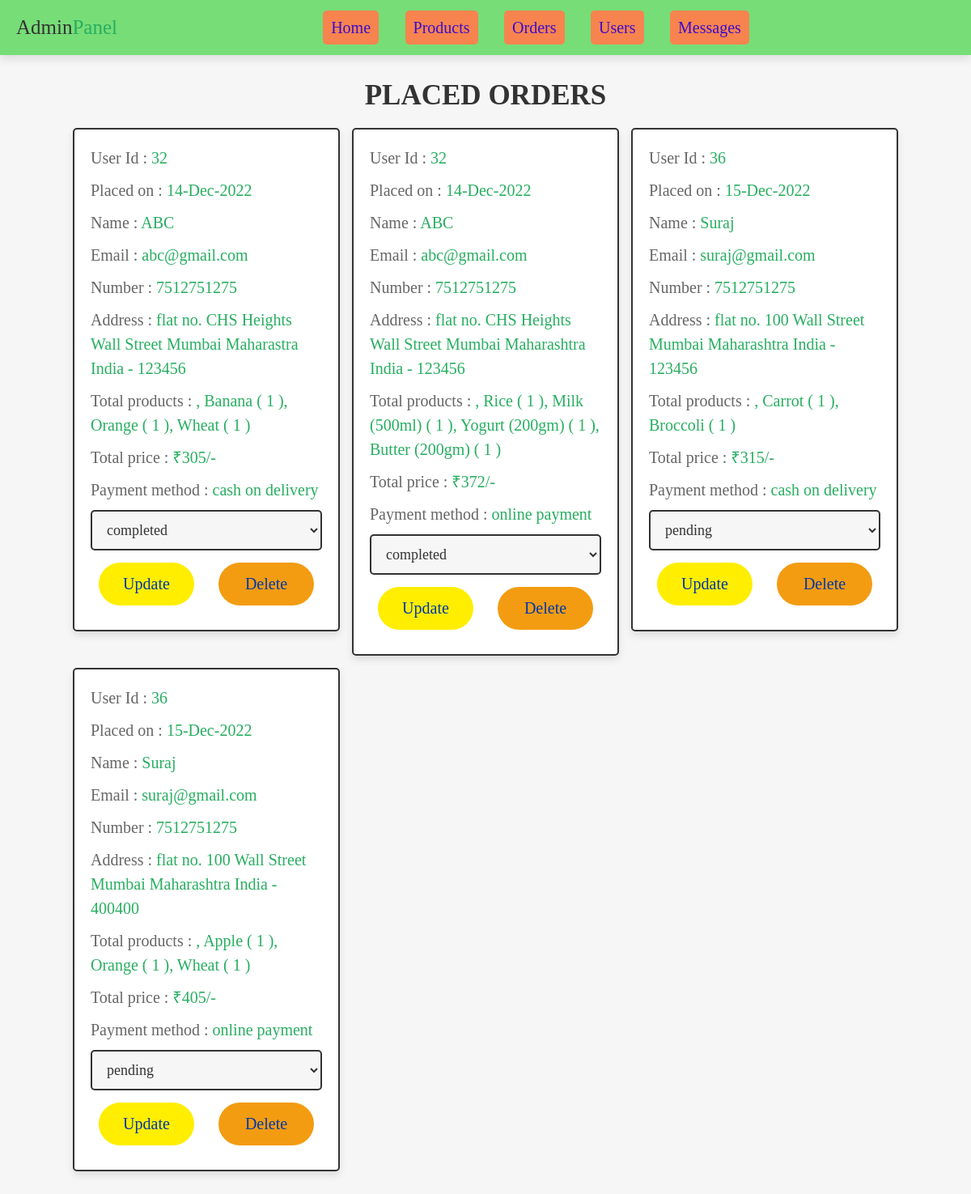
Screenshot of /admin_orders.php with the database file from the repository.
### tables this page shows
CREATE TABLE `orders` (
  `id` int(100) NOT NULL,
  `user_id` int(100) NOT NULL,
  `name` varchar(100) NOT NULL,
  `number` varchar(12) NOT NULL,
  `email` varchar(100) NOT NULL,
  `method` varchar(50) NOT NULL,
  `address` varchar(500) NOT NULL,
  `total_products` varchar(1000) NOT NULL,
  `total_price` int(100) NOT NULL,
  `placed_on` varchar(50) NOT NULL,
  `payment_status` varchar(20) NOT NULL DEFAULT 'pending',
  `delivery_status` varchar(20) NOT NULL DEFAULT 'pending'
);

### admin_orders.php (the view, shortened to what this page needs)
<?php
@include 'config.php';
?>
<!DOCTYPE html>
<html lang="en">
<head>
   <link rel="stylesheet" href="https://cdnjs.cloudflare.com/ajax/libs/font-awesome/6.1.1/css/all.min.css">
   <link rel="stylesheet" href="css/admin_style.css">
</head>
<body>
<?php include 'admin_header.php'; ?>
<section class="placed-orders">
   <h1 class="title">placed orders</h1>
   <div class="box-container">
      <?php
         $select_orders = $conn->prepare("SELECT * FROM `orders`");
         $select_orders->execute();
         if($select_orders->rowCount() > 0){
            while($fetch_orders = $select_orders->fetch(PDO::FETCH_ASSOC)){
      ?>
      <div class="box">
         <p> User Id : <span><?= $fetch_orders['user_id']; ?></span> </p>
         <p> Placed on : <span><?= $fetch_orders['placed_on']; ?></span> </p>
         <p> Name : <span><?= $fetch_orders['name']; ?></span> </p>
         <p> Email : <span><?= $fetch_orders['email']; ?></span> </p>
         <p> Number : <span><?= $fetch_orders['number']; ?></span> </p>
         <p> Address : <span><?= $fetch_orders['address']; ?></span> </p>
         <p> Total products : <span><?= $fetch_orders['total_products']; ?></span> </p>
         <p> Total price : <span>₹<?= $fetch_orders['total_price']; ?>/-</span> </p>
         <p> Payment method : <span><?= $fetch_orders['method']; ?></span> </p>
         <form action="" method="POST">
            <select name="update_delivery" class="drop-down">
               <option value="" selected disabled><?= $fetch_orders['delivery_status']; ?></option>
            </select>
            <div class="flex-btn">
               <input type="submit" name="update_order" class="option-btn" value="update">
               <a href="admin_orders.php?delete=<?= $fetch_orders['id']; ?>" class="delete-btn" onclick="return confirm('delete this order?');">delete</a>
            </div>
         </form>
      </div>
      <?php
         }
      }else{
         echo '<p class="empty">no orders placed yet!</p>';
      }
      ?>
   </div>
</section>
</body>
</html>

### css/admin_style.css (style rules this page uses)
.placed-orders .box-container { display: grid; grid-template-columns: repeat(auto-fit, 33rem); gap:1.5rem; align-items: flex-start; justify-content:center; }
.placed-orders .box-container .box { border:var(--border); box-shadow: var(--box-shadow); background-color: var(--white); border-radius: .5rem; padding:2rem; }
.placed-orders .box-container .box p { margin-bottom: 1rem; line-height: 1.5; font-size: 2rem; color:var(--light-color); }
.placed-orders .box-container .box p span { color:var(--green); }
.placed-orders .box-container .box .drop-down { width: 100%; padding:1.2rem 1.4rem; font-size: 1.8rem; border:var(--border); border-radius: .5rem; background-color: var(--light-bg); margin-bottom: .5rem; }

### css/components.css (style rules this page uses)
:root { --green:#27ae60; --orange:#f39c12; --red:#e74c3c; --black:#333; --light-color:#666; --white:#fff; --light-bg:#f6f6f6; --border:.2rem solid var(--black); --box-shadow:0 .5rem 1rem rgba(0,0,0,.1); }
* { font-family:Georgia, 'Times New Roman', Times, serif; margin:0; padding:0; box-sizing: border-box; outline: none; border:none; text-decoration: none; color:var(--black); }
body { background-color: var(--light-bg); }
html { font-size: 62.5%; overflow-x: hidden; scroll-behavior: smooth; scroll-padding-top: 6.5rem; }
section { padding:3rem 2rem; max-width: 1200px; margin:0 auto; }
.btn, .delete-btn, .option-btn { display: block; width: 98%; margin:1rem; border-radius:3rem; color:rgb(2, 55, 170); font-size: 2rem; padding:1.5rem; text-transform: capitalize; cursor: pointer; text-align: center; }
.delete-btn { background-color: #f39c12; }
.option-btn { background-color: rgb(255, 238, 0); }
.flex-btn { display: flex; flex-wrap: wrap; gap:1rem; }
.flex-btn > * { flex:1; }
.title { text-align: center; margin-bottom: 2rem; text-transform: uppercase; color:var(--black); font-size: 3.5rem; }

### rows the page displays
orders: user "32", placed_on "14-Dec-2022", name "ABC", email "abc@gmail.com", number "7512751275", address "flat no. CHS Heights Wall Street Mumbai Maharastra India - 123456", total_products ", Banana ( 1 ), Orange ( 1 ), Wheat ( 1 )", total_price "305", method "cash on delivery", update_delivery "completed"
orders: user "32", placed_on "14-Dec-2022", name "ABC", email "abc@gmail.com", number "7512751275", address "flat no. CHS Heights Wall Street Mumbai Maharashtra India - 123456", total_products ", Rice ( 1 ), Milk (500ml) ( 1 ), Yogurt (200gm) ( 1 ), Butter (200gm) ( 1 )", total_price "372", method "online payment", update_delivery "completed"
orders: user "36", placed_on "15-Dec-2022", name "Suraj", email "suraj@gmail.com", number "7512751275", address "flat no. 100 Wall Street Mumbai Maharashtra India - 123456", total_products ", Carrot ( 1 ), Broccoli ( 1 )", total_price "315", method "cash on delivery", update_delivery "pending"
orders: user "36", placed_on "15-Dec-2022", name "Suraj", email "suraj@gmail.com", number "7512751275", address "flat no. 100 Wall Street Mumbai Maharashtra India - 400400", total_products ", Apple ( 1 ), Orange ( 1 ), Wheat ( 1 )", total_price "405", method "online payment", update_delivery "pending"
